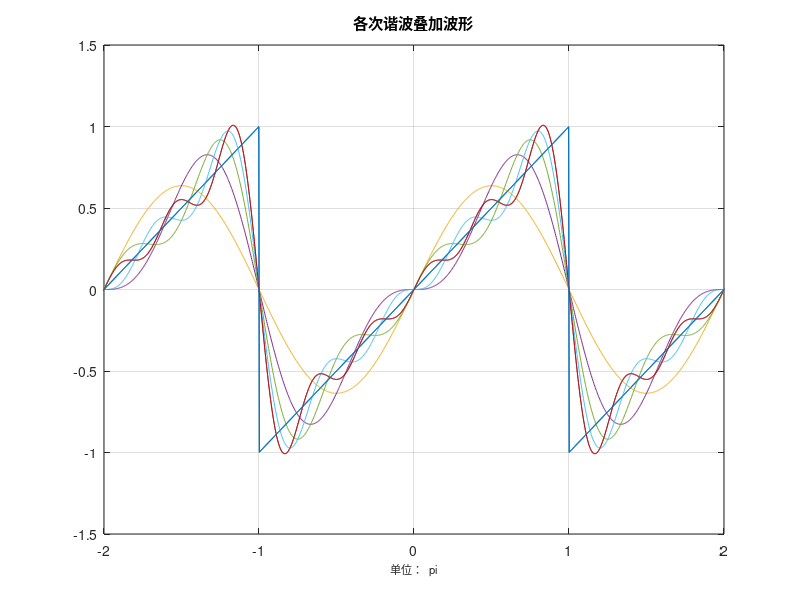

Write the MATLAB code that produced this figure.
% 观察周期方波信号的分解与合成
% m: 傅立叶级数展开的项数
display('Please input the value of m(傅立叶级数展开的项数)');
% 在命令窗口显示提示信息
m = input('m=');                            % 输入傅立叶级数展开的项数
t = (-4*pi+0.01):0.01:2*pi;                 % 时域波形的时间范围(-4pi 2pi)
%左边小于-2pi是因为后面要平移
f = sawtooth(t);                            %利用sawtooth创建锯齿波
y = zeros(m+1,max(size(t)))                 %取t中维度长度最大量，正常情况下用size(t)即可
y(m+1,:) = f'
figure(1)
plot(t/pi+1,y(m+1,:))                      	% 绘制锯齿波信号
grid;                                            	% 在图形中加入栅格
axis([-2 2 -1.5 1.5])                         	% 指定图形显示的横纵座标范围

title('周期锯齿波')
xlabel('单位：  pi','Fontsize',8)
x = zeros(size(t))  %1256
kk = '1'                                        %kk是字符串，不能进行代数运算
for k =1:m                                      % 循环显示谐波叠加波形
    pause;                                      %回车键继续
    x = x + (-1)^(k+1)*sin(k*t)/k               % 计算各次谐波叠加和
    y(k,:) = x/pi*2
    plot(t/pi+1,y(m+1,:))
    hold on
    plot(t/pi,y(k,:))                          % 绘制谐波叠加信号
    hold off;                                   %避免与后面的图案画在一起
    grid;
    axis([-2 2 -1.5 1.5]);
    title(strcat('第', kk, '次谐波叠加'))
    xlabel('单位：  pi','Fontsize',8)
    kk = strcat(kk,'、',num2str(k+1))           
end
pause
hold on
plot(t/pi,y(1:m,:))
plot(t/pi+1,y(m+1,:))
grid on;
axis([-2 2 -1.5 1.5])  
title('各次谐波叠加波形');
xlabel('单位：  pi','Fontsize',8);
